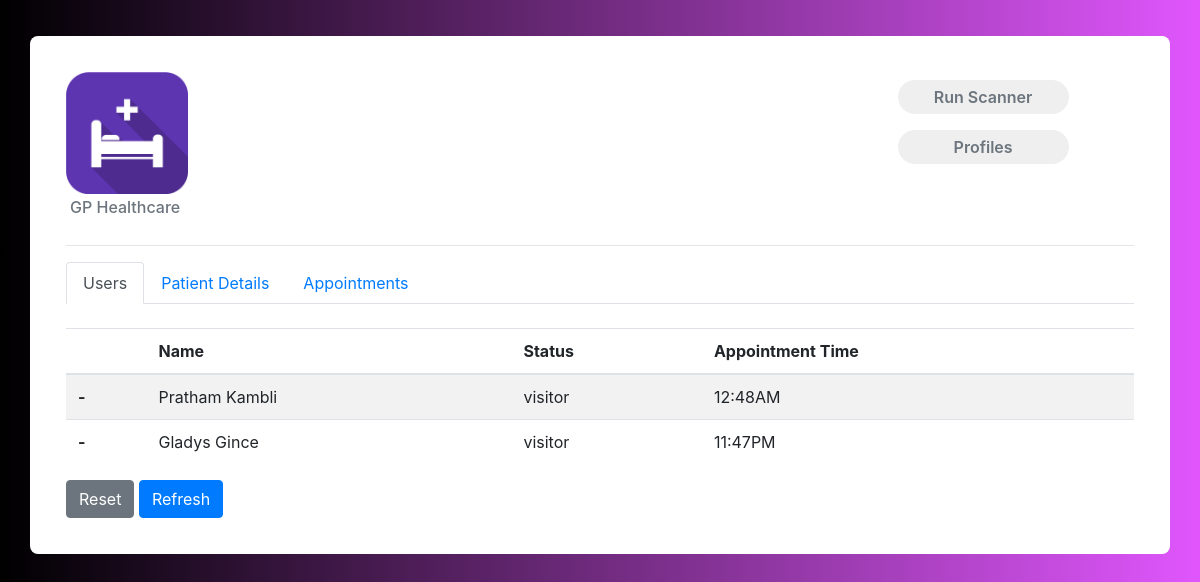
Before: / with the older database file.
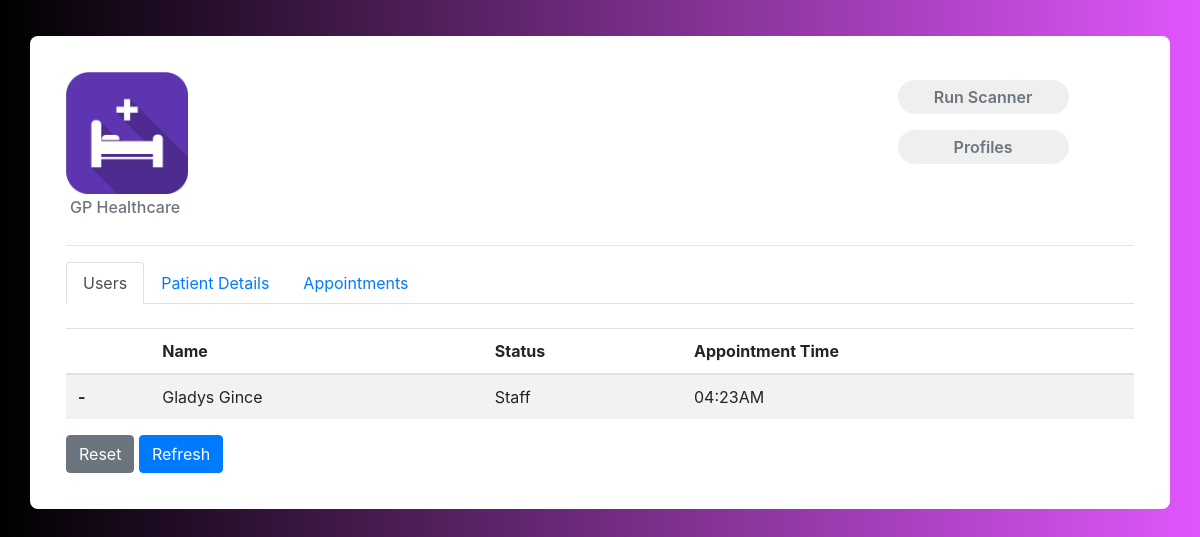
After: the same page with the newer database file.
### core/models.py (models this page shows, shortened)
class Profile(models.Model):
    first_name = models.CharField(max_length=70)
    last_name = models.CharField(max_length=70)
    date = models.DateField()
    phone = models.BigIntegerField()
    email = models.EmailField()
    ranking = models.CharField(max_length=20)
    profession = models.CharField(max_length=200)
    status = models.CharField(choices=types,max_length=20,null=True,blank=False,default='Visitor')
    present = models.BooleanField(default=False)
    image = models.ImageField()
    updated = models.DateTimeField(auto_now=True)
    shift = models.TimeField()
    age=models.IntegerField()
    bg=models.CharField(max_length=10)
    ephone=models.BigIntegerField()
    address=models.CharField(max_length=100)
    aadhar=models.BigIntegerField()
    languages=models.CharField(max_length=200)
    physician=models.CharField(max_length=200)
    allergies=models.CharField(max_length=200)
    height=models.DecimalField(max_digits=10,decimal_places=4)
    weight=models.DecimalField(max_digits=10,decimal_places=4)
    condition=models.CharField(max_length=200)
    drugs=models.CharField(max_length=200)

### core/views.py (the view)
# urls.py: path('', index, name= 'index'),
def index(request):
    scanned = LastFace.objects.all().order_by('date').reverse()
    present = Profile.objects.filter(present=True).order_by('updated').reverse()
    absent = Profile.objects.filter(present=False).order_by('shift')
    context = {
        'scanned': scanned,
        'present': present,
        'absent': absent,
    }
    return render(request, 'core/index.html', context)

### core/templates/core/index.html (shortened to what this page needs)
{% extends "core/base.html" %}
{% load static %}
{% block content %}
<div class="container emp-profile">
    <div class="row">
        <div class="col-md-3">
            <img src="{% static 'img/fcicon.png'%}" alt="" width="50%">
            <h6 class="text-muted p-1"> GP Healthcare</h6>
        </div>
        <div class="col-md-6">
        </div>
        <div class="col-md-3">
            <a target="_blank" class="scan" href="{% url 'details' %}"><input type="submit" class="profile-edit-btn m-2"
                    name="btnAddMore" value="Run Scanner" /></a>
            <a   href="{% url 'profiles' %}"><input type="submit" class="profile-edit-btn m-2 "
                        name="btnAddMore" value="Profiles" /></a>
        </div>
    </div>
    <hr>
    <ul class="nav nav-tabs" id="myTab" role="tablist">
        <li class="nav-item" role="presentation">
            <a class="nav-link active" id="present-tab" data-toggle="tab" href="#present" role="tab"
                aria-controls="home" aria-selected="true">Users</a>
        </li>
        <li class="nav-item" role="presentation">
            <a class="nav-link" id="absent-tab" data-toggle="tab" href="#absent" role="tab" aria-controls="profile"
                aria-selected="false">Patient Details</a>
        </li>
        <li class="nav-item" role="presentation">
            <a class="nav-link" id="history-tab" data-toggle="tab" href="#history" role="tab" aria-controls="contact"
                aria-selected="false">Appointments</a>
        </li>
    </ul>
    <div class="tab-content" id="myTabContent">
        <br>
        <div class="tab-pane fade show active" id="present" role="tabpanel" aria-labelledby="home-tab">
            <table class="table table-striped ">
                <thead>
                    <tr>
                        <th scope="col"> </th>
                        <th scope="col">Name</th>
                        <th scope="col">Status</th>
                        <th scope="col">Appointment Time</th>
                    </tr>
                </thead>
                <tbody>
                    {% for profile in present %}
                    <tr>
                        <th scope="row">-</th>
                        <td>{{profile.first_name}} {{profile.last_name}}</td>
                        <td>{{profile.status}}</td>
                        <td>{{profile.updated |date:"h:iA"}}</td>
                    </tr>
                    {% endfor%}
                </tbody>
            </table>
            <a href="{% url 'reset' %}"><button type="button" class="btn btn-secondary">Reset</button></a>
            <a href="{% url 'index' %}"><button type="button" class="btn btn-primary">Refresh</button></a>
        </div>
    </div>
</div>
{% endblock content %}

Changed rows visible on the page:
removed Profile: first_name "Pratham", last_name "Kambli", status "visitor", updated "12:48AM"
changed Profile "Gladys": status "visitor" → "Staff"; updated "11:47PM" → "04:23AM"
